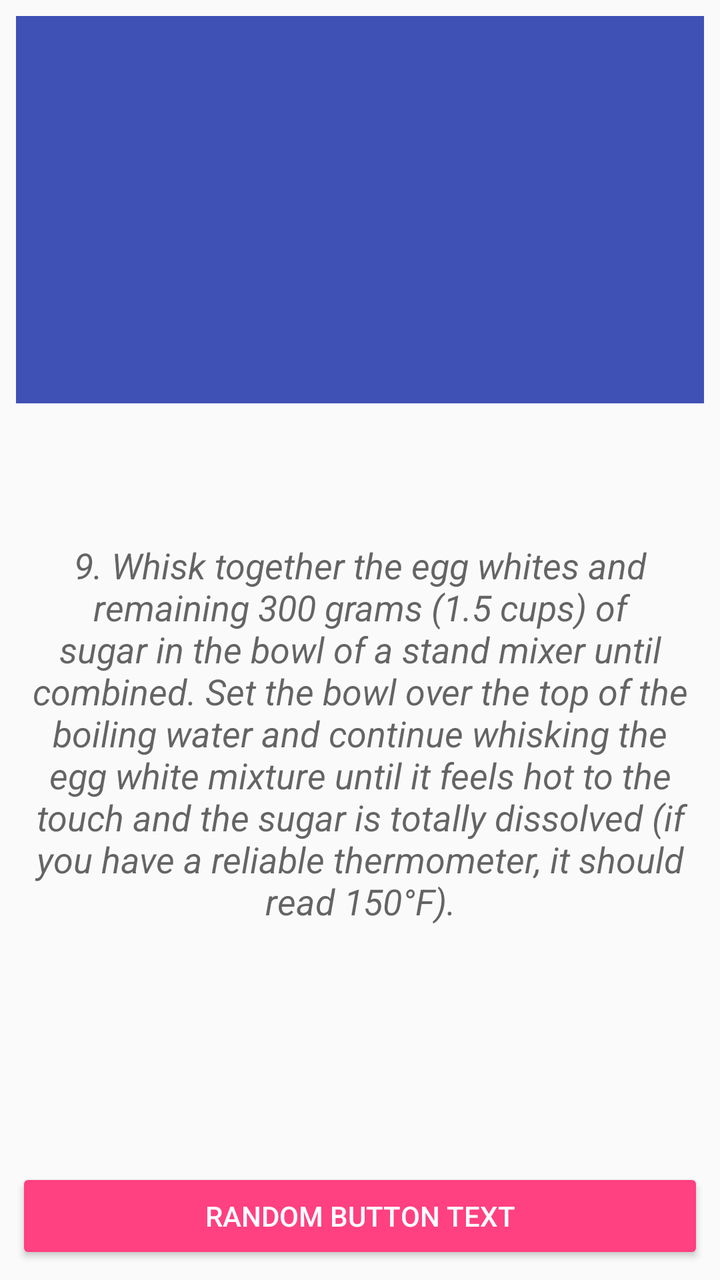
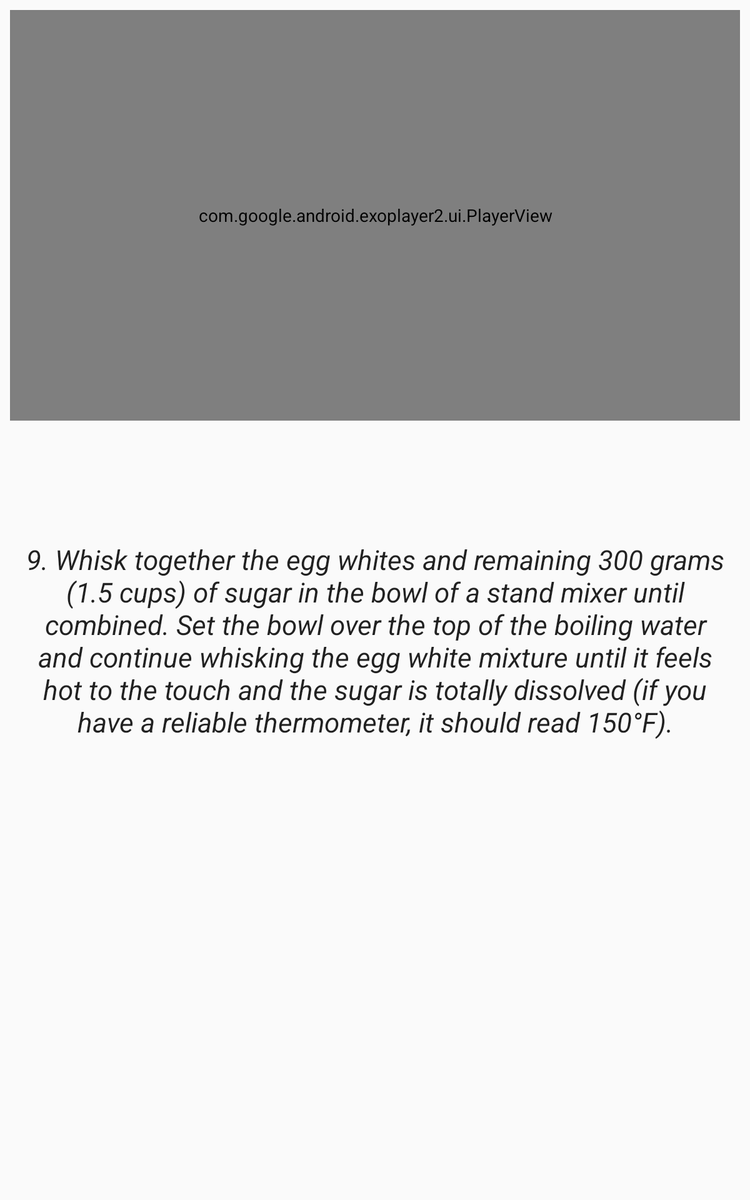

One screen, two layout resources from the same app: the default and the repository's alternative for another configuration. Each is rendered where Android would select it; the XML of both is given below.
<!-- AndroidManifest.xml: application theme AppTheme -->
<!-- res/layout/fragment_detail.xml -->
<?xml version="1.0" encoding="utf-8"?>
<android.support.constraint.ConstraintLayout
    xmlns:android="http://schemas.android.com/apk/res/android"
    xmlns:app="http://schemas.android.com/apk/res-auto"
    xmlns:tools="http://schemas.android.com/tools"
    android:layout_width="match_parent"
    android:layout_height="match_parent"
    android:padding="8dp"
    tools:context=".ui.detail.DetailFragment">

    <ImageView
        android:id="@+id/detail_exoplayer"
        android:layout_width="0dp"
        android:layout_height="0dp"
        app:layout_constraintTop_toTopOf="parent"
        app:layout_constraintStart_toStartOf="parent"
        app:layout_constraintEnd_toEndOf="parent"
        app:layout_constraintDimensionRatio="h,16:9"
        android:background="@color/colorPrimary"
        tools:src="@tools:sample/backgrounds/scenic"
        tools:scaleType="centerCrop" />

    <TextView
        android:id="@+id/tv_detail_step_instructions"
        android:layout_width="0dp"
        android:layout_height="wrap_content"
        android:padding="8dp"
        app:layout_constraintTop_toBottomOf="@+id/detail_exoplayer"
        app:layout_constraintStart_toStartOf="@+id/detail_exoplayer"
        app:layout_constraintEnd_toEndOf="@+id/detail_exoplayer"
        app:layout_constraintBottom_toTopOf="@+id/btn_detail_next_previous"
        app:layout_constraintVertical_bias="0.35"
        android:textAlignment="center"
        android:textStyle="italic"
        android:textAppearance="@style/TextAppearance.AppCompat.Medium"
        tools:text="@string/longest_instruction" />

    <Button
        android:id="@+id/btn_detail_next_previous"
        android:layout_width="0dp"
        android:layout_height="wrap_content"
        app:layout_constraintStart_toStartOf="@+id/detail_exoplayer"
        app:layout_constraintEnd_toEndOf="@+id/detail_exoplayer"
        app:layout_constraintBottom_toBottomOf="parent"
        style="@style/Widget.AppCompat.Button.Colored"
        android:text="Random button text" />

</android.support.constraint.ConstraintLayout>
<!-- resources referenced by this layout -->
<resources>
  <color name="colorPrimary">#3F51B5</color>
  <string name="longest_instruction">9. Whisk together the egg whites and remaining 300 grams
          (1.5 cups) of sugar in the bowl of a stand mixer until combined. Set the bowl over the top
          of the boiling water and continue whisking the egg white mixture until it feels hot to the
          touch and the sugar is totally dissolved (if you have a reliable thermometer, it should
          read 150\u00b0F). </string>
  <style name="AppTheme" parent="Theme.AppCompat.Light.DarkActionBar">
          
          <item name="colorPrimary">@color/colorPrimary</item>
          <item name="colorPrimaryDark">@color/colorPrimaryDark</item>
          <item name="colorAccent">@color/colorAccent</item>
  
          
          
      </style>
  <color name="colorPrimaryDark">#303F9F</color>
  <color name="colorAccent">#FF4081</color>
</resources>
<!-- res/layout-sw600dp/fragment_detail.xml (the repository's variant of the layout above) -->
<!-- drawn on a 7-inch tablet held upright -->
<?xml version="1.0" encoding="utf-8"?>
<android.support.constraint.ConstraintLayout
    xmlns:android="http://schemas.android.com/apk/res/android"
    xmlns:app="http://schemas.android.com/apk/res-auto"
    xmlns:tools="http://schemas.android.com/tools"
    android:layout_width="match_parent"
    android:layout_height="match_parent"
    android:padding="8dp"
    tools:context=".ui.detail.DetailFragment">

    <com.google.android.exoplayer2.ui.PlayerView
        android:id="@+id/detail_exoplayer"
        android:layout_width="0dp"
        android:layout_height="0dp"
        app:layout_constraintDimensionRatio="h,16:9"
        app:layout_constraintTop_toTopOf="parent"
        app:layout_constraintStart_toStartOf="parent"
        app:layout_constraintEnd_toEndOf="parent" />

    <TextView
        android:id="@+id/tv_detail_step_instructions"
        android:layout_width="0dp"
        android:layout_height="wrap_content"
        android:padding="8dp"
        app:layout_constraintBottom_toBottomOf="parent"
        app:layout_constraintEnd_toEndOf="@+id/detail_exoplayer"
        app:layout_constraintStart_toStartOf="@+id/detail_exoplayer"
        app:layout_constraintTop_toBottomOf="@+id/detail_exoplayer"
        app:layout_constraintVertical_bias="0.2"
        android:gravity="center"
        android:textAlignment="center"
        android:textAppearance="@style/TextAppearance.AppCompat.Large"
        android:textStyle="italic"
        tools:text="@string/longest_instruction" />

</android.support.constraint.ConstraintLayout>
<!-- resources referenced by the variant -->
<!-- as a 7-inch tablet held upright resolves them -->
<resources>
  <string name="longest_instruction">9. Whisk together the egg whites and remaining 300 grams
          (1.5 cups) of sugar in the bowl of a stand mixer until combined. Set the bowl over the top
          of the boiling water and continue whisking the egg white mixture until it feels hot to the
          touch and the sugar is totally dissolved (if you have a reliable thermometer, it should
          read 150\u00b0F). </string>
  <style name="AppTheme" parent="Theme.AppCompat.Light.DarkActionBar">
          
          <item name="colorPrimary">@color/colorPrimary</item>
          <item name="colorPrimaryDark">@color/colorPrimaryDark</item>
          <item name="colorAccent">@color/colorAccent</item>
  
          
          
      </style>
  <color name="colorPrimary">#3F51B5</color>
  <color name="colorPrimaryDark">#303F9F</color>
  <color name="colorAccent">#FF4081</color>
</resources>
